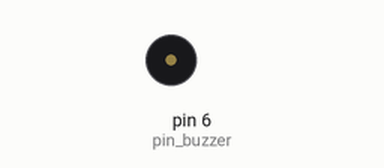
The sketch below on a simulated Arduino Uno, built with avr-gcc and run on an emulated ATmega328P. On the bench: buzzer (waves = sounding, pin HIGH).

Above: at 0.6 s.
Timing chart, 0 to 3.0 s (numbered marks = the images above):
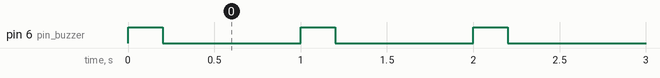

Measured:
- by itself, pin 6 (pin_buzzer): alternates HIGH for 0.20 s and LOW for 0.80 s

The sketch:

unit-006-making-sounds.ino
```cpp
// Define the buzzer pin
const char pin_buzzer = 6;

void setup() {
  // Set the buzzer pin as OUTPUT
  pinMode(pin_buzzer, OUTPUT);
}

void loop() {
  // 🔊 Buzzer ON
  digitalWrite(pin_buzzer, HIGH);
  delay(200);   // Beep for 200 ms

  // 🔇 Buzzer OFF
  digitalWrite(pin_buzzer, LOW);
  delay(800);   // Silence for 800 ms
}
```
